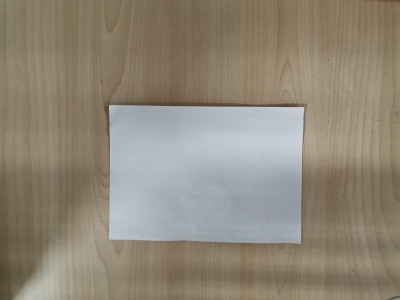
#> input picture jiaodu/image0(1).jpg, 400 x 300 px
$ python main.py   (older library calls are emulated)
#> lines starting #> are read from the running program, lines starting #| are printed output that depends on the picture; after the words box and inside, x2 and y2 are one past the last pixel; in counts of white or black regions, pixels touching at a corner belong together; long printed decimals are rounded
#> in calculate_focalDistance, first_image is the input picture: shape (300, 400, 3); mean B, G, R 119.5, 134.9, 143.5
#!/usr/bin/env python
# -*- coding: utf-8 -*-
# @Time    : 2021/6/5 16:42
# @Author   : kun
# @File    : main.py


import cv2 as cv
import numpy as np
import matplotlib.pyplot as plt
import math

# 初始化从摄像机到物体的已知距离
KNOWN_DISTANCE = 14

# 初始化已知的对象宽度，A4纸的长和宽(单位:inches)
KNOWN_WIDTH = 8.26
KNOWN_HEIGHT = 5.90

def find_marker(image):
    gray_img = cv.cvtColor(image, cv.COLOR_BGR2GRAY)
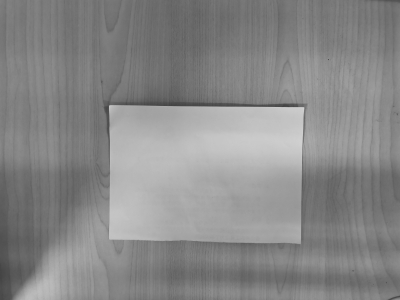
#> gray_img: shape (300, 400); min 66, max 209, mean 135.8
    gray_img = cv.GaussianBlur(gray_img, (5, 5), 0)
    edged_img = cv.Canny(gray_img, 35, 125)
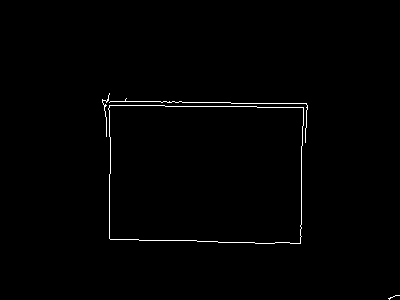
#> edged_img: shape (300, 400); 0.81% white in thin lines or dots, all inside (x1, y1, x2, y2) = (102, 93, 400, 300)
    img, countours, hierarchy = cv.findContours(edged_img.copy(), cv.RETR_LIST, cv.CHAIN_APPROX_SIMPLE)
#> countours = 5 contours, 3 with area under 20; largest, box (x1, y1, x2, y2) and area: (108, 105, 304, 244) 25935, (108, 105, 304, 244) 25934
    # 提取最大面积矩形对应的点集
    c = max(countours, key=cv.contourArea)
#> c = contour of 42 points, box (x1, y1, x2, y2) (108, 105, 304, 244), area 25935
    # cv2.minAreaRect()函数返回矩形的中心点坐标，长宽，旋转角度[-90,0)，当矩形水平或竖直时均返回-90
    rect = cv.minAreaRect(c)
#> rect = ((204.9, 173.9), (137, 195.2), -89.38)
    return rect

# 计算焦距
def calculate_focalDistance(img_path):
    first_image = cv.imread(img_path)
    # 得到最小外接矩形的中心点坐标，长宽，旋转角度
    # 其中marker[1][0]是该矩形的宽度，单位为像素
    marker = find_marker(first_image)
#> marker = ((204.9, 173.9), (137, 195.2), -89.38)
    focalLength = (marker[1][0] * KNOWN_DISTANCE) / KNOWN_WIDTH
#> focalLength = 232.2
    # print('焦距（focalLength ）= ', focalLength)
    return focalLength

if __name__ == "__main__":
    img_path = "image0(1).jpg"
    focalLength = calculate_focalDistance(img_path)
#> focalLength = 232.2


# 提取图像水平、垂直线
img = cv.imread('cizhuan(1).jpg')
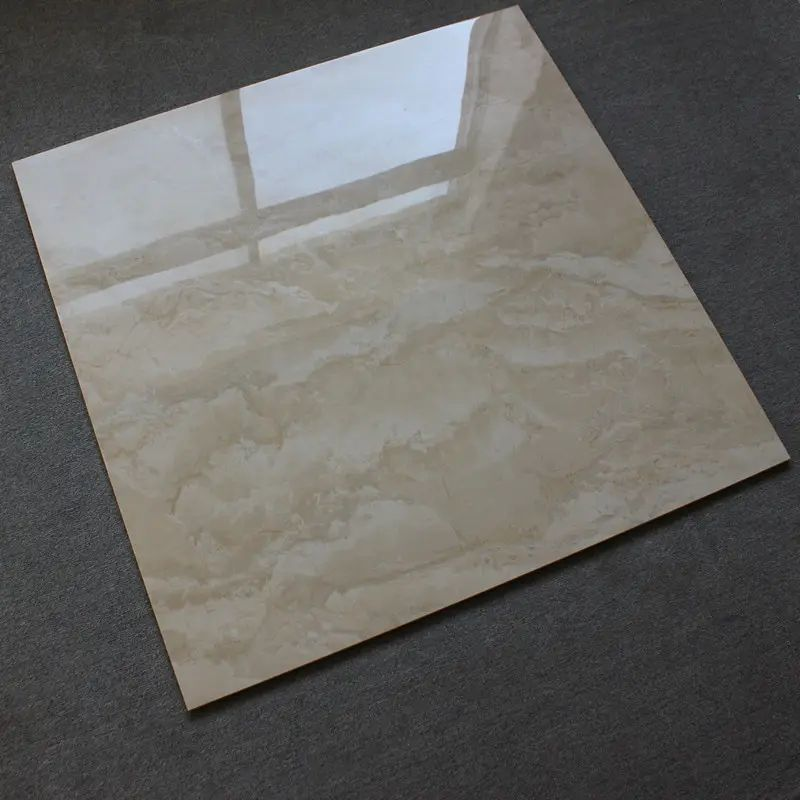
#> input picture jiaodu/cizhuan(1).jpg, 800 x 800 px
#> img is the input picture: shape (800, 800, 3); mean B, G, R 99.9, 103.1, 104.2
h, w = img.shape[:2]
#> h = 800; w = 800
xb, yb = int(0), int(h/2)       # 水平中心线与图像的交点
#> xb = 0; yb = 400
xc, yc = int(w), int(h/2)
#> xc = 800; yc = 400
cv.line(img, (xb, yb), (xc, yc), (255, 0, 0), 3)

xs, ys = int(w/2), int(0)       # 垂直中心线与图像的交点
#> xs = 400; ys = 0
xt, yt = int(w/2), int(h)
#> xt = 400; yt = 800
cv.line(img, (xs, ys), (xt, yt), (255, 0, 0), 3)
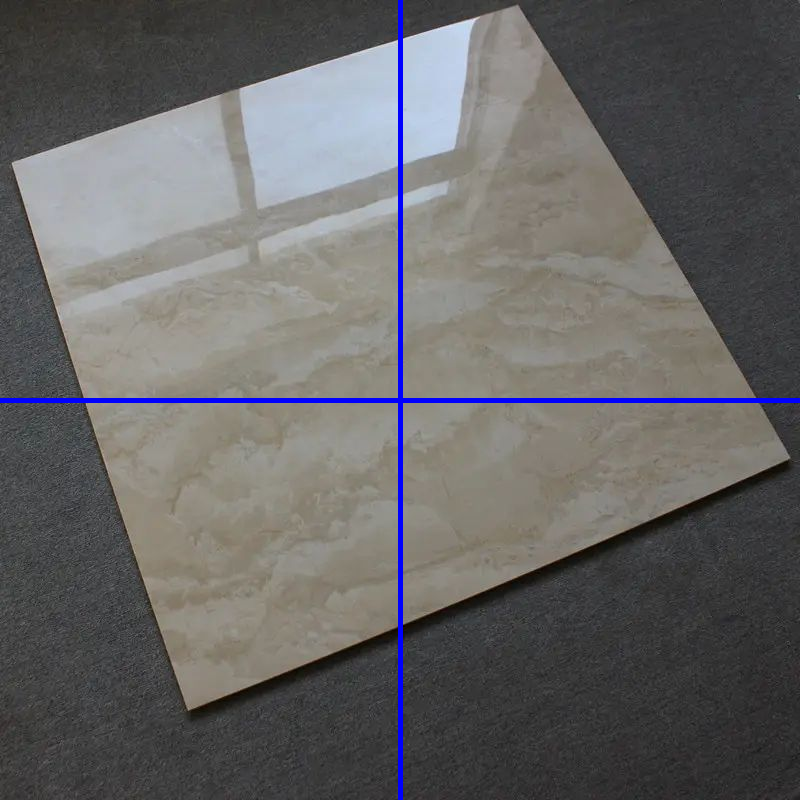
#> img: shape (800, 800, 3); mean B, G, R 101.6, 101.5, 102.6


# 获取线段的像素长度
def cross_point(line1, line2):  # 计算交点函数
    #是否存在交点
    point_is_exist = False
    x = 0
    y = 0
    x1 = line1[0]  # 取四点坐标
    y1 = line1[1]
    x2 = line1[2]
    y2 = line1[3]

    x3 = line2[0]
    y3 = line2[1]
    x4 = line2[2]
    y4 = line2[3]


# 确定两条直线的斜率
    if (x2 - x1) == 0:      # 垂直线,L1斜率不存在
        k1 = None
        b1 = 0
    else:
        k1 = (y2 - y1) * 1.0 / (x2 - x1)  # 计算k1,由于点均为整数，需要进行浮点数转化
        b1 = y1 * 1.0 - x1 * k1 * 1.0  # 整型转浮点型是关键

    if (x4 - x3) == 0:  # L2直线斜率不存在操作
        k2 = None
        b2 = 0
    else:
        k2 = (y4 - y3) * 1.0 / (x4 - x3)  # 斜率存在操作
        b2 = y3 * 1.0 - x3 * k2 * 1.0

    if k1 is None:
        if not k2 is None:
            x = x1
            y = k2 * x1 + b2
            point_is_exist=True     # 交点x,y存在
    elif k2 is None:
        x = x3
        y = k1 * x3 + b1
    elif not k2 == k1:
        x = (b2 - b1) * 1.0 / (k1 - k2)
        y = k1 * x * 1.0 + b1 * 1.0
        point_is_exist=True
    return point_is_exist, [x, y]
# 图片路径
img = cv.imread('cizhuan(1).jpg')
# 转灰度图
gray = cv.cvtColor(img,cv.COLOR_BGR2GRAY)
# 高斯模糊
gray = cv.GaussianBlur(gray, (3, 3), 0)
# 边缘检测
edges = cv.Canny(gray, 100, 200)
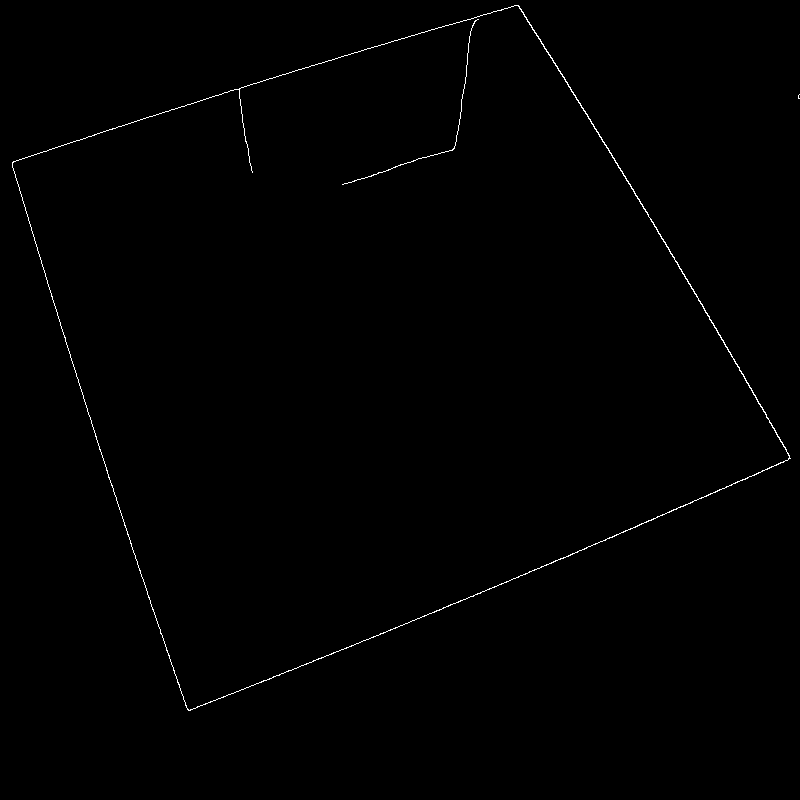
#> edges: shape (800, 800); 0.45% white in thin lines or dots, all inside (x1, y1, x2, y2) = (12, 5, 800, 711)


# 概率霍夫变换
lines = cv.HoughLinesP(edges, 1, np.pi / 180, 200, minLineLength=300, maxLineGap=300)
#> lines = [[557, 66, 766, 414], [368, 639, 754, 475], [12, 163, 108, 477], [137, 120, 493, 11]]
lines1 = lines[:, 0, :]  # 提取为二维
#> lines1 has the same summary as lines
lst1 = []
for x1, y1, x2, y2 in lines1:
    for x3, y3, x4, y4 in lines1:
        point_is_exist, [x, y] = cross_point([x1, y1, x2, y2], [x3, y3, x4, y4])
        if point_is_exist:
            if 0 < x < 1000 and 0 < y < 1000:
                # cv.circle(img, (int(x), int(y)), 15, (0, 0, 255), -1)
                # print((int(x), int(y)), end=',')
                x = int(x)
                y = int(y)
                lst1.append((x, y))
#> this loop made 4 passes
#> after the loop, lst1 = [(792, 458), (519, 2), (792, 458), (181, 718), (181, 718), (10, 158), (519, 2), (10, 158)]


points = np.array(lst1)
#> points = [[792, 458], [519, 2], [792, 458], [181, 718], [181, 718], [10, 158], [519, 2], [10, 158]]
ordered_points = np.zeros([4, 2])
# 将横纵坐标相加,最小为左上角,最大为右下角
add = np.sum(points, axis=1)
#> add = [1250, 521, 1250, 899, 899, 168, 521, 168]
ordered_points[0] = points[np.argmin(add)]
ordered_points[3] = points[np.argmax(add)]
# 将横纵坐标相减 diff 为后减前 即 y-x,最小为右上角,最大为左下角
diff = np.diff(points, axis=1)
#> diff = [-334, -517, -334, 537, 537, 148, -517, 148]
ordered_points[1] = points[np.argmin(diff)]
ordered_points[2] = points[np.argmax(diff)]


x1 = ordered_points[0][0]
y1 = ordered_points[0][1]
x2 = ordered_points[1][0]
y2 = ordered_points[1][1]
x3 = ordered_points[2][0]
y3 = ordered_points[2][1]
x4 = ordered_points[3][0]
y4 = ordered_points[3][1]


focalLength = 232.20804505429027  # 焦距已单独求出
# 计算B,C,D到A点的距离
w1 = w2 = 45       # 矩形垂直边和ST实际高度，单位cm
w3 = 50
AB = w1 * focalLength/(y3-y1)
AC = w2 * focalLength/(y4-y2)
# 图像中心点D坐标（200,150）
AD = w3 * focalLength/(x2-x1)


[xB, yB] = cross_point([x1, y1, x3, y3], [0, int(h / 2), int(w / 2), int(h / 2)])   # 计算是否存在交点，若存在则输出
#> xB = True; yB = [83.9, 400]
[xC, yC] = cross_point([x2, y2, x4, y4], [0, int(h / 2), int(w / 2), int(h / 2)])
#> xC = True; yC = [757.3, 400]
xB, yB = [xB, yB][1][0], [xB, yB][1][1]
xC, yC = [xC, yC][1][0], [xC, yC][1][1]
xD, yD = int(w/2), int(h/2)

dc = xC - xD    # DC的像素距离
bc = xC - xB    # BC的像素距离
BC = 45   # BC的实际长度
DC = dc/bc * BC     # DC实际长度
# 计算夹角
angle_DCA = math.degrees(math.acos((DC*DC+AC*AC-AD*AD)/(2*DC*AC)))
angle_DAC = math.degrees(math.acos((AD*AD+AC*AC-DC*DC)/(2*AD*AC)))
print('DCA,DAC的角度是：', angle_DCA, angle_DAC)  #单位为角度制
#| DCA,DAC的角度是： 58.308 62.953
angle_ECA = 90 - angle_DAC
print('ECA的角度是：', angle_ECA)
#| ECA的角度是： 27.047
angle_ECD = angle_DCA - angle_ECA
print('ECD的角度是：', angle_ECD)
#| ECD的角度是： 31.262
# 可以得到目标平面相对相机平面在水平面内的夹角∠ECD
#
#
